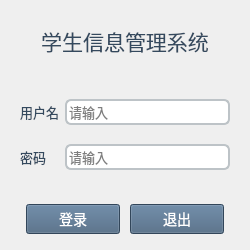
<?xml version="1.0" encoding="UTF-8"?>
<ui version="4.0">
 <class>Page_Login</class>
 <widget class="QWidget" name="Page_Login">
  <property name="geometry">
   <rect>
    <x>0</x>
    <y>0</y>
    <width>250</width>
    <height>250</height>
   </rect>
  </property>
  <property name="minimumSize">
   <size>
    <width>250</width>
    <height>250</height>
   </size>
  </property>
  <property name="maximumSize">
   <size>
    <width>250</width>
    <height>250</height>
   </size>
  </property>
  <property name="windowTitle">
   <string>登录</string>
  </property>
  <property name="windowIcon">
   <iconset resource="res.qrc">
    <normaloff>:/icon.jpg</normaloff>:/icon.jpg</iconset>
  </property>
  <layout class="QGridLayout" name="gridLayout_2">
   <item row="1" column="0">
    <widget class="QWidget" name="widget_2" native="true">
     <property name="font">
      <font>
       <pointsize>10</pointsize>
      </font>
     </property>
     <layout class="QGridLayout" name="gridLayout">
      <item row="0" column="1">
       <widget class="QLineEdit" name="le_username">
        <property name="styleSheet">
         <string notr="true">    border : 2px solid #bdc3c7;
    min-height: 22;
    border-radius: 6;</string>
        </property>
        <property name="maxLength">
         <number>8</number>
        </property>
        <property name="alignment">
         <set>Qt::AlignLeading|Qt::AlignLeft|Qt::AlignVCenter</set>
        </property>
        <property name="placeholderText">
         <string>请输入</string>
        </property>
       </widget>
      </item>
      <item row="0" column="0">
       <widget class="QLabel" name="label_2">
        <property name="styleSheet">
         <string notr="true">color: rgb(52, 73, 94)</string>
        </property>
        <property name="text">
         <string>用户名</string>
        </property>
       </widget>
      </item>
      <item row="1" column="0">
       <widget class="QLabel" name="label_3">
        <property name="styleSheet">
         <string notr="true">color: rgb(52, 73, 94)</string>
        </property>
        <property name="text">
         <string>密码</string>
        </property>
       </widget>
      </item>
      <item row="1" column="1">
       <widget class="QLineEdit" name="le_password">
        <property name="styleSheet">
         <string notr="true">    border : 2px solid #bdc3c7;
    min-height: 22;
    border-radius: 6;</string>
        </property>
        <property name="maxLength">
         <number>20</number>
        </property>
        <property name="alignment">
         <set>Qt::AlignLeading|Qt::AlignLeft|Qt::AlignVCenter</set>
        </property>
        <property name="placeholderText">
         <string>请输入</string>
        </property>
       </widget>
      </item>
     </layout>
    </widget>
   </item>
   <item row="3" column="0">
    <widget class="QWidget" name="widget" native="true">
     <property name="maximumSize">
      <size>
       <width>16777215</width>
       <height>40</height>
      </size>
     </property>
     <layout class="QHBoxLayout" name="horizontalLayout">
      <property name="spacing">
       <number>10</number>
      </property>
      <property name="leftMargin">
       <number>15</number>
      </property>
      <property name="topMargin">
       <number>0</number>
      </property>
      <property name="rightMargin">
       <number>15</number>
      </property>
      <property name="bottomMargin">
       <number>0</number>
      </property>
      <item>
       <widget class="QPushButton" name="btn_login">
        <property name="enabled">
         <bool>true</bool>
        </property>
        <property name="sizePolicy">
         <sizepolicy hsizetype="Minimum" vsizetype="Minimum">
          <horstretch>0</horstretch>
          <verstretch>0</verstretch>
         </sizepolicy>
        </property>
        <property name="minimumSize">
         <size>
          <width>0</width>
          <height>30</height>
         </size>
        </property>
        <property name="maximumSize">
         <size>
          <width>16777215</width>
          <height>30</height>
         </size>
        </property>
        <property name="styleSheet">
         <string notr="true">QPushButton {
	background-color : rgb(70, 98, 126);
	color: white;
	font-size: 14px;
}

QPushButton:pressed {
	background-color: #47af9a;
	font-weight: bold;
}</string>
        </property>
        <property name="text">
         <string>登录</string>
        </property>
       </widget>
      </item>
      <item>
       <widget class="QPushButton" name="btn_exit">
        <property name="sizePolicy">
         <sizepolicy hsizetype="Minimum" vsizetype="Minimum">
          <horstretch>0</horstretch>
          <verstretch>0</verstretch>
         </sizepolicy>
        </property>
        <property name="minimumSize">
         <size>
          <width>0</width>
          <height>30</height>
         </size>
        </property>
        <property name="maximumSize">
         <size>
          <width>16777215</width>
          <height>30</height>
         </size>
        </property>
        <property name="styleSheet">
         <string notr="true">QPushButton {
	background-color : rgb(70, 98, 126);
	color: white;
	font-size: 14px;
}

QPushButton:pressed {
	background-color: #47af9a;
	font-weight: bold;
}</string>
        </property>
        <property name="text">
         <string>退出</string>
        </property>
       </widget>
      </item>
     </layout>
    </widget>
   </item>
   <item row="0" column="0">
    <widget class="QLabel" name="label">
     <property name="minimumSize">
      <size>
       <width>0</width>
       <height>60</height>
      </size>
     </property>
     <property name="maximumSize">
      <size>
       <width>16777215</width>
       <height>60</height>
      </size>
     </property>
     <property name="font">
      <font>
       <pointsize>16</pointsize>
      </font>
     </property>
     <property name="styleSheet">
      <string notr="true">color: rgb(52, 73, 94)</string>
     </property>
     <property name="text">
      <string>学生信息管理系统</string>
     </property>
     <property name="alignment">
      <set>Qt::AlignCenter</set>
     </property>
    </widget>
   </item>
  </layout>
 </widget>
 <resources>
  <include location="res.qrc"/>
 </resources>
 <connections/>
</ui>
